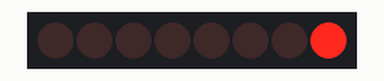
Recording of a sketch running on a simulated Arduino Uno, built with avr-gcc and run on an emulated ATmega328P. On the bench: 8 shift-register outputs drawn as a row of LEDs (first output left, lit = HIGH). Wiring (inferred from the names in the program): shift register (74HC595): data pin 9; shift clock pin 10; latch pin 8. Wiring (inferred from the signals the program sends): row of LEDs: on Q0, Q1, Q2, Q3, Q4, Q5, Q6, Q7.

Above: at 0.07 s.
At 0.67 s:
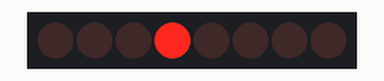
At 0.97 s:
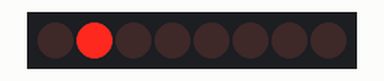
At 1.42 s:
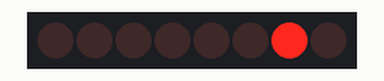
At 2.02 s:
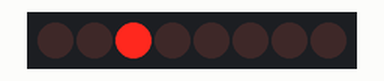
At 2.77 s:
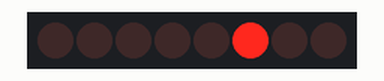
Timing chart, 0 to 3.1 s (numbered marks = the images above):
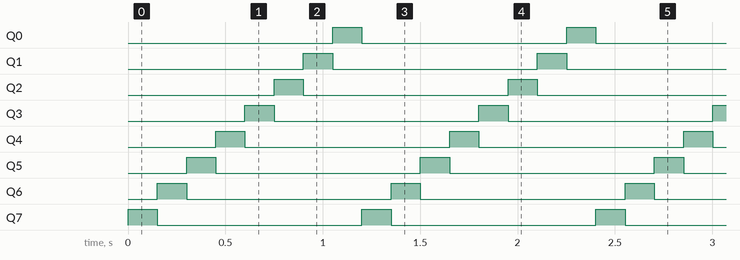

Measured:
- by itself, Q0–7: alternates HIGH for 0.15 s and LOW for 1.1 s
- by itself, everything shown: repeats every 1.2 s, in 8 steps

The sketch:

_23_74HC595_LED.ino
```cpp
int latchpin = 8; // 변수 latchpin을 8이라 선언
int datapin = 9; //변수 datapin을 9라 선언
int clockpin = 10; //변수 clockpin을 10이라 선언

void setup() {
  pinMode(latchpin, OUTPUT); // 디지털 핀 8번을 출력으로 설정, 래치 핀 연결
  pinMode(datapin, OUTPUT); // 디지털 핀 9번을 출력으로 설정, 데이터 핀 연결
  pinMode(clockpin, OUTPUT); // 디지털 핀 10번을 출력으로 설정, 클럭 핀 연결
}

void loop() {
  for (int i = 0; i < 8; i++)  { // 74HC595 경우 8비트
    digitalWrite(latchpin, LOW); // latch를 LOW 시켜 데이터를 입력 받음
    shiftOut(datapin, clockpin, LSBFIRST, 1 << i); // dataPin, clockPin 사용,
    digitalWrite(latchpin, HIGH);                 //'LSBFIRST' 왼쪽부터 읽기 (MSBFIRST 오른쪽 부터 읽기)
    delay(150); // LED 속도 조절
  }
}
```
